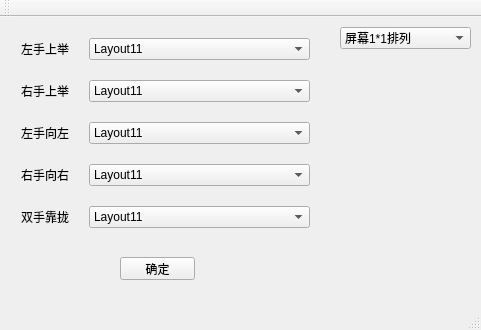
<?xml version="1.0" encoding="UTF-8"?>
<ui version="4.0">
 <class>SettingsClass</class>
 <widget class="QMainWindow" name="SettingsClass">
  <property name="geometry">
   <rect>
    <x>0</x>
    <y>0</y>
    <width>481</width>
    <height>330</height>
   </rect>
  </property>
  <property name="windowTitle">
   <string>Settings</string>
  </property>
  <widget class="QWidget" name="centralWidget">
   <widget class="QComboBox" name="comboBox_2">
    <property name="geometry">
     <rect>
      <x>340</x>
      <y>10</y>
      <width>131</width>
      <height>22</height>
     </rect>
    </property>
    <item>
     <property name="text">
      <string>屏幕1*1排列</string>
     </property>
    </item>
    <item>
     <property name="text">
      <string>屏幕2*2排列</string>
     </property>
    </item>
    <item>
     <property name="text">
      <string>屏幕3*3排列</string>
     </property>
    </item>
    <item>
     <property name="text">
      <string>音量增加</string>
     </property>
    </item>
    <item>
     <property name="text">
      <string>音量减少</string>
     </property>
    </item>
    <item>
     <property name="text">
      <string>显示主面板</string>
     </property>
    </item>
    <item>
     <property name="text">
      <string>隐藏主面板</string>
     </property>
    </item>
    <item>
     <property name="text">
      <string>PPT上翻</string>
     </property>
    </item>
    <item>
     <property name="text">
      <string>PPT下翻</string>
     </property>
    </item>
   </widget>
   <widget class="QPushButton" name="btn_OK">
    <property name="geometry">
     <rect>
      <x>120</x>
      <y>240</y>
      <width>75</width>
      <height>23</height>
     </rect>
    </property>
    <property name="text">
     <string>确定</string>
    </property>
   </widget>
   <widget class="QWidget" name="formLayoutWidget">
    <property name="geometry">
     <rect>
      <x>10</x>
      <y>10</y>
      <width>311</width>
      <height>231</height>
     </rect>
    </property>
    <layout class="QFormLayout" name="formLayout">
     <property name="horizontalSpacing">
      <number>20</number>
     </property>
     <property name="verticalSpacing">
      <number>20</number>
     </property>
     <item row="0" column="0">
      <widget class="QLabel" name="label">
       <property name="text">
        <string>左手上举</string>
       </property>
      </widget>
     </item>
     <item row="0" column="1">
      <widget class="QComboBox" name="cbb_LeftHandUp">
       <item>
        <property name="text">
         <string>Layout11</string>
        </property>
       </item>
       <item>
        <property name="text">
         <string>Layout22</string>
        </property>
       </item>
       <item>
        <property name="text">
         <string>Layout33</string>
        </property>
       </item>
       <item>
        <property name="text">
         <string>PanelVisible</string>
        </property>
       </item>
       <item>
        <property name="text">
         <string>PanelUnvisible</string>
        </property>
       </item>
       <item>
        <property name="text">
         <string>VolumnUp</string>
        </property>
       </item>
       <item>
        <property name="text">
         <string>VolumnDown</string>
        </property>
       </item>
       <item>
        <property name="text">
         <string>PPTPrev</string>
        </property>
       </item>
       <item>
        <property name="text">
         <string>PPTNext</string>
        </property>
       </item>
      </widget>
     </item>
     <item row="4" column="0">
      <widget class="QLabel" name="label_5">
       <property name="text">
        <string>双手靠拢</string>
       </property>
      </widget>
     </item>
     <item row="2" column="0">
      <widget class="QLabel" name="label_3">
       <property name="text">
        <string>左手向左</string>
       </property>
      </widget>
     </item>
     <item row="1" column="0">
      <widget class="QLabel" name="label_2">
       <property name="text">
        <string>右手上举</string>
       </property>
      </widget>
     </item>
     <item row="1" column="1">
      <widget class="QComboBox" name="cbb_RightHandUp">
       <item>
        <property name="text">
         <string>Layout11</string>
        </property>
       </item>
       <item>
        <property name="text">
         <string>Layout22</string>
        </property>
       </item>
       <item>
        <property name="text">
         <string>Layout33</string>
        </property>
       </item>
       <item>
        <property name="text">
         <string>PanelVisible</string>
        </property>
       </item>
       <item>
        <property name="text">
         <string>PanelUnvisible</string>
        </property>
       </item>
       <item>
        <property name="text">
         <string>VolumnUp</string>
        </property>
       </item>
       <item>
        <property name="text">
         <string>VolumnDown</string>
        </property>
       </item>
       <item>
        <property name="text">
         <string>PPTPrev</string>
        </property>
       </item>
       <item>
        <property name="text">
         <string>PPTNext</string>
        </property>
       </item>
      </widget>
     </item>
     <item row="2" column="1">
      <widget class="QComboBox" name="cbb_LeftHandLeft">
       <property name="currentText">
        <string>Layout11</string>
       </property>
       <item>
        <property name="text">
         <string>Layout11</string>
        </property>
       </item>
       <item>
        <property name="text">
         <string>Layout22</string>
        </property>
       </item>
       <item>
        <property name="text">
         <string>Layout33</string>
        </property>
       </item>
       <item>
        <property name="text">
         <string>PanelVisible</string>
        </property>
       </item>
       <item>
        <property name="text">
         <string>PanelUnvisible</string>
        </property>
       </item>
       <item>
        <property name="text">
         <string>VolumnUp</string>
        </property>
       </item>
       <item>
        <property name="text">
         <string>VolumnDown</string>
        </property>
       </item>
       <item>
        <property name="text">
         <string>PPTPrev</string>
        </property>
       </item>
       <item>
        <property name="text">
         <string>PPTNext</string>
        </property>
       </item>
      </widget>
     </item>
     <item row="3" column="1">
      <widget class="QComboBox" name="cbb_RightHandRight">
       <item>
        <property name="text">
         <string>Layout11</string>
        </property>
       </item>
       <item>
        <property name="text">
         <string>Layout22</string>
        </property>
       </item>
       <item>
        <property name="text">
         <string>Layout33</string>
        </property>
       </item>
       <item>
        <property name="text">
         <string>PanelVisible</string>
        </property>
       </item>
       <item>
        <property name="text">
         <string>PanelUnvisible</string>
        </property>
       </item>
       <item>
        <property name="text">
         <string>VolumnUp</string>
        </property>
       </item>
       <item>
        <property name="text">
         <string>VolumnDown</string>
        </property>
       </item>
       <item>
        <property name="text">
         <string>PPTPrev</string>
        </property>
       </item>
       <item>
        <property name="text">
         <string>PPTNext</string>
        </property>
       </item>
      </widget>
     </item>
     <item row="3" column="0">
      <widget class="QLabel" name="label_4">
       <property name="text">
        <string>右手向右</string>
       </property>
      </widget>
     </item>
     <item row="4" column="1">
      <widget class="QComboBox" name="cbb_HandsClosed">
       <item>
        <property name="text">
         <string>Layout11</string>
        </property>
       </item>
       <item>
        <property name="text">
         <string>Layout22</string>
        </property>
       </item>
       <item>
        <property name="text">
         <string>Layout33</string>
        </property>
       </item>
       <item>
        <property name="text">
         <string>PanelVisible</string>
        </property>
       </item>
       <item>
        <property name="text">
         <string>PanelUnvisible</string>
        </property>
       </item>
       <item>
        <property name="text">
         <string>VolumnUp</string>
        </property>
       </item>
       <item>
        <property name="text">
         <string>VolumnDown</string>
        </property>
       </item>
       <item>
        <property name="text">
         <string>PPTPrev</string>
        </property>
       </item>
       <item>
        <property name="text">
         <string>PPTNext</string>
        </property>
       </item>
      </widget>
     </item>
    </layout>
   </widget>
  </widget>
  <widget class="QMenuBar" name="menuBar">
   <property name="geometry">
    <rect>
     <x>0</x>
     <y>0</y>
     <width>481</width>
     <height>23</height>
    </rect>
   </property>
  </widget>
  <widget class="QToolBar" name="mainToolBar">
   <attribute name="toolBarArea">
    <enum>TopToolBarArea</enum>
   </attribute>
   <attribute name="toolBarBreak">
    <bool>false</bool>
   </attribute>
  </widget>
  <widget class="QStatusBar" name="statusBar"/>
 </widget>
 <layoutdefault spacing="6" margin="11"/>
 <resources>
  <include location="settings.qrc"/>
 </resources>
 <connections/>
</ui>
